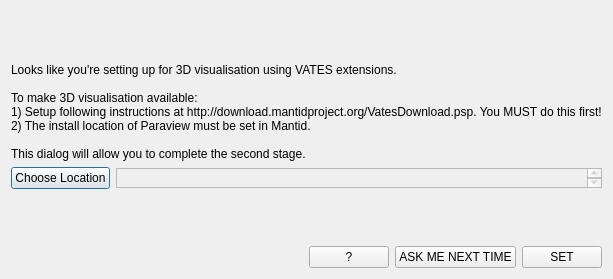
<?xml version="1.0" encoding="UTF-8"?>
<ui version="4.0">
 <class>SetUpParaview</class>
 <widget class="QDialog" name="SetUpParaview">
  <property name="geometry">
   <rect>
    <x>0</x>
    <y>0</y>
    <width>559</width>
    <height>279</height>
   </rect>
  </property>
  <property name="sizePolicy">
   <sizepolicy hsizetype="Fixed" vsizetype="Fixed">
    <horstretch>0</horstretch>
    <verstretch>0</verstretch>
   </sizepolicy>
  </property>
  <property name="windowTitle">
   <string>Setup Paraview</string>
  </property>
  <layout class="QVBoxLayout" name="verticalLayout">
   <item>
    <layout class="QHBoxLayout" name="layoutInstructions">
     <item>
      <widget class="QLabel" name="lbImageLogo">
       <property name="enabled">
        <bool>true</bool>
       </property>
       <property name="sizePolicy">
        <sizepolicy hsizetype="Fixed" vsizetype="Fixed">
         <horstretch>0</horstretch>
         <verstretch>0</verstretch>
        </sizepolicy>
       </property>
       <property name="maximumSize">
        <size>
         <width>120</width>
         <height>100</height>
        </size>
       </property>
       <property name="text">
        <string/>
       </property>
       <property name="pixmap">
        <pixmap resource="../../../Images/images.qrc">:/pvIcon.png</pixmap>
       </property>
       <property name="scaledContents">
        <bool>false</bool>
       </property>
       <property name="alignment">
        <set>Qt::AlignLeading|Qt::AlignLeft|Qt::AlignTop</set>
       </property>
      </widget>
     </item>
    </layout>
   </item>
   <item>
    <widget class="QLabel" name="lblIcon">
     <property name="text">
      <string>Looks like you're setting up for 3D visualisation using VATES extensions.

To make 3D visualisation available:
1) Setup following instructions at http://download.mantidproject.org/VatesDownload.psp. You MUST do this first!
2) The install location of Paraview must be set in Mantid.

This dialog will allow you to complete the second stage.</string>
     </property>
    </widget>
   </item>
   <item>
    <layout class="QHBoxLayout" name="layoutChoose">
     <item>
      <widget class="QPushButton" name="btn_choose_location">
       <property name="text">
        <string>Choose Location</string>
       </property>
      </widget>
     </item>
     <item>
      <widget class="QTextBrowser" name="txt_location">
       <property name="enabled">
        <bool>false</bool>
       </property>
       <property name="sizePolicy">
        <sizepolicy hsizetype="Expanding" vsizetype="Maximum">
         <horstretch>0</horstretch>
         <verstretch>0</verstretch>
        </sizepolicy>
       </property>
       <property name="maximumSize">
        <size>
         <width>16777215</width>
         <height>20</height>
        </size>
       </property>
      </widget>
     </item>
    </layout>
   </item>
   <item>
    <widget class="QLabel" name="lbl_message">
     <property name="text">
      <string/>
     </property>
    </widget>
   </item>
   <item>
    <layout class="QHBoxLayout" name="layoutCommands">
     <item>
      <spacer name="horizontalSpacer">
       <property name="orientation">
        <enum>Qt::Horizontal</enum>
       </property>
       <property name="sizeHint" stdset="0">
        <size>
         <width>40</width>
         <height>20</height>
        </size>
       </property>
      </spacer>
     </item>
     <item>
      <widget class="QPushButton" name="btn_help">
       <property name="toolTip">
        <string>Help</string>
       </property>
       <property name="text">
        <string>?</string>
       </property>
      </widget>
     </item>
     <item>
      <widget class="QPushButton" name="btn_cancel">
       <property name="text">
        <string>ASK ME NEXT TIME</string>
       </property>
      </widget>
     </item>
     <item>
      <widget class="QPushButton" name="btn_set">
       <property name="text">
        <string>SET</string>
       </property>
      </widget>
     </item>
    </layout>
   </item>
  </layout>
 </widget>
 <resources>
  <include location="../../../Images/images.qrc"/>
  <include location="../../../Images/images.qrc"/>
  <include location="../../../Images/images.qrc"/>
  <include location="../../../Images/images.qrc"/>
  <include location="../../../Images/images.qrc"/>
 </resources>
 <connections/>
</ui>
